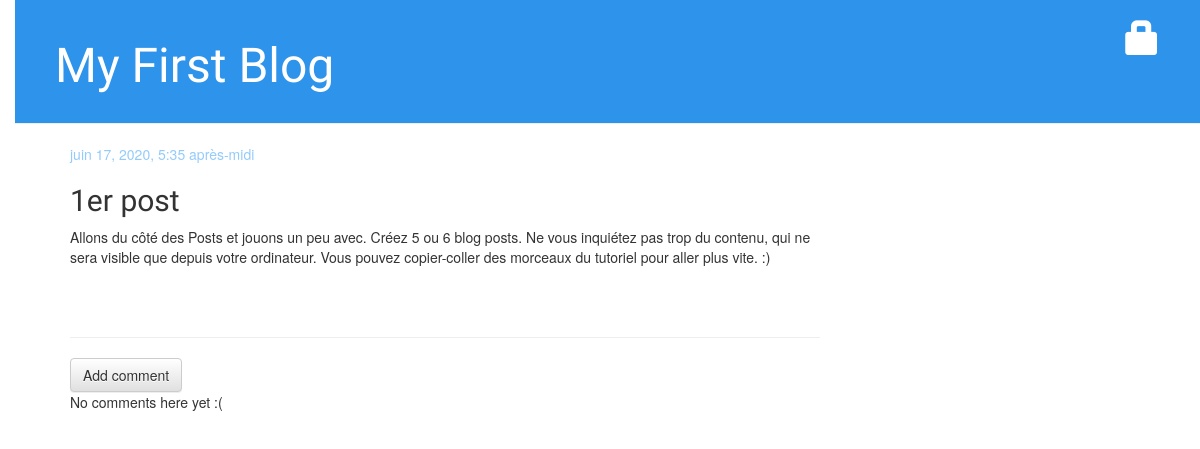
The page /post/3/ on the database as committed earlier.
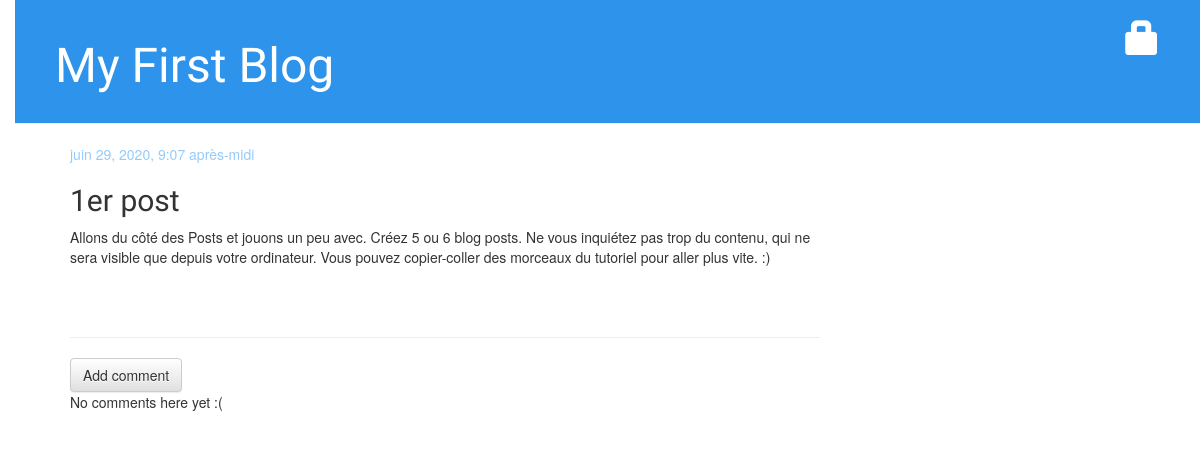
The same page on the database as committed later.
### blog/models.py (models this page shows, shortened)
class Post(models.Model):
    author = models.ForeignKey(settings.AUTH_USER_MODEL, on_delete=models.CASCADE)
    title = models.CharField(max_length=200)
    text = models.TextField()
    created_date = models.DateTimeField(default=timezone.now)
    published_date = models.DateTimeField(blank=True, null=True)

### blog/views.py (the view)
# urls.py: path('post/<int:pk>/', views.post_detail, name='post_detail'),
def post_detail(request, pk):
    post = get_object_or_404(Post, pk=pk)
    return render(request, 'blog/post_detail.html', {'post': post})

### blog/templates/blog/post_detail.html (shortened to what this page needs)
{% extends 'blog/base.html' %}
{% block content %}
    <div class="post">
        {% if post.published_date %}
            <div class="date">
                {{ post.published_date }}
            </div>
        {% else %}
        <a class="btn btn-default" href="{% url 'post_publish' pk=post.pk %}">Publish</a>
        {% endif %}
        <h2>{{ post.title }}</h2>
        <p>{{ post.text|linebreaksbr }}</p>
    </div>
    <hr>
    <a class="btn btn-default" href="{% url 'add_comment_to_post' pk=post.pk %}">Add comment</a>
    {% for comment in post.comments.all %}
        {% if user.is_authenticated or comment.approved_comment %}
        <div class="comment">
            <div class="date">
                {{ comment.created_date }}
                {% if not comment.approved_comment %}
                    <a class="btn btn-default" href="{% url 'comment_remove' pk=comment.pk %}"><span class="glyphicon glyphicon-remove"></span></a>
                    <a class="btn btn-default" href="{% url 'comment_approve' pk=comment.pk %}"><span class="glyphicon glyphicon-ok"></span></a>
                {% endif %}
            </div>
            <strong>{{ comment.author }}</strong>
            <p>{{ comment.text|linebreaks }}</p>
        </div>
        {% endif %}
    {% empty %}
        <p>No comments here yet :(</p>
    {% endfor %}
{% endblock %}

Rows that differ between the two databases and show on the page:
changed Post "1er post": published_date "juin 17, 2020, 5:35 après-midi" → "juin 29, 2020, 9:07 après-midi"
